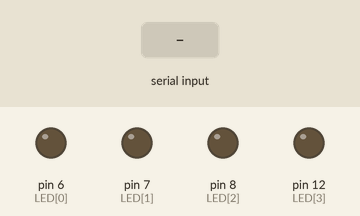
A sketch run on a simulated Arduino Uno, built with avr-gcc and run on an emulated ATmega328P. On the bench: output pins drawn as LEDs (lit = HIGH). Inputs (shaded band) come from the test bench.

Above: at 1.2 s.
1.3 s: byte 30 received over Serial
At 2.3 s:
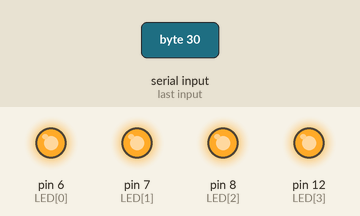
Timing chart, 0 to 4.3 s (numbered marks = the images above; inputs shaded):
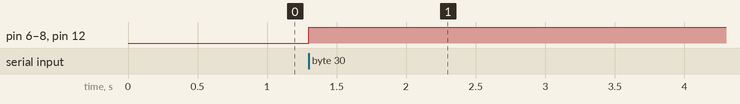

The sketch:

ex10_02_a.ino
```cpp
// 아두이노: 수신된 정수로 4개의 LED 제어

const int LED[] = {6, 7, 8, 12};

void setup() {
  for (int i = 0; i < 4; i++) {
    pinMode(LED[i], OUTPUT);
  }
  Serial.begin(9600);
}

void loop() {
  while (Serial.available()) {
    int value = Serial.read();
    for (int i = 0; i < 4; i++) {
      digitalWrite(LED[i], 0);
    }
    for (int i = 0; i < value; i++) {
      digitalWrite(LED[i], 1);
    }
  }
}
```

Measured:
- after the input at 1.3 s, pin 6 (LED[0]), pin 7 (LED[1]), pin 8 (LED[2]), pin 12 (LED[3]): LOW → HIGH at once
